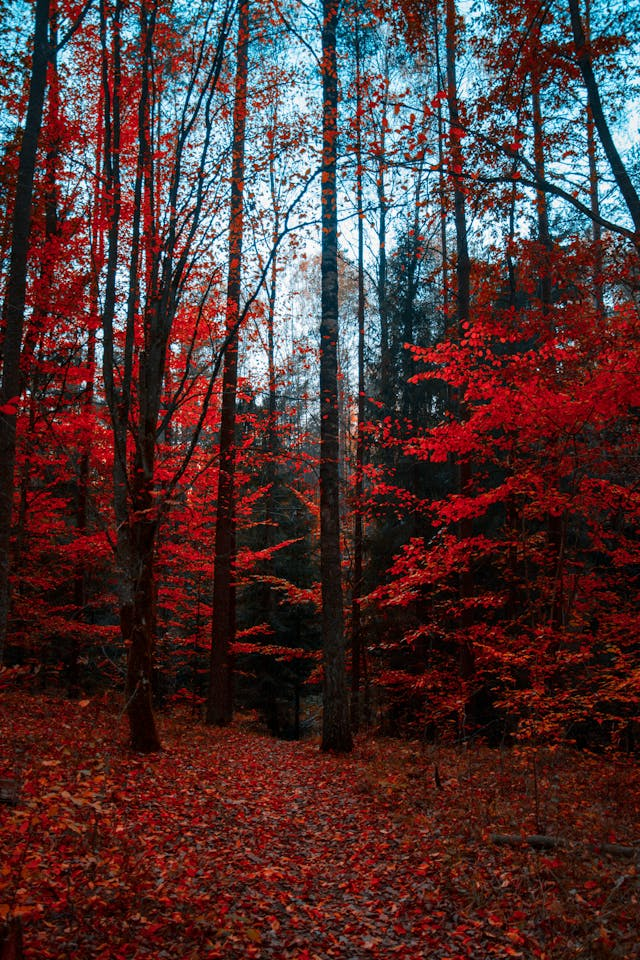
#> input picture samples/images/nature_1.jpg, 640 x 960 px
$ python gradients.py
#> lines starting #> are read from the running program, lines starting #| are printed output that depends on the picture; after the words box and inside, x2 and y2 are one past the last pixel; in counts of white or black regions, pixels touching at a corner belong together
import cv2 as cv
import numpy as np


# read the image
img = cv.imread('samples/images/nature_1.jpg')
#> img is the input picture: shape (960, 640, 3); mean B, G, R 51.6, 51.3, 77.8
# show the image
cv.imshow('original__img', img)


# convert the image to grayscale
gray = cv.cvtColor(img, cv.COLOR_BGR2GRAY)
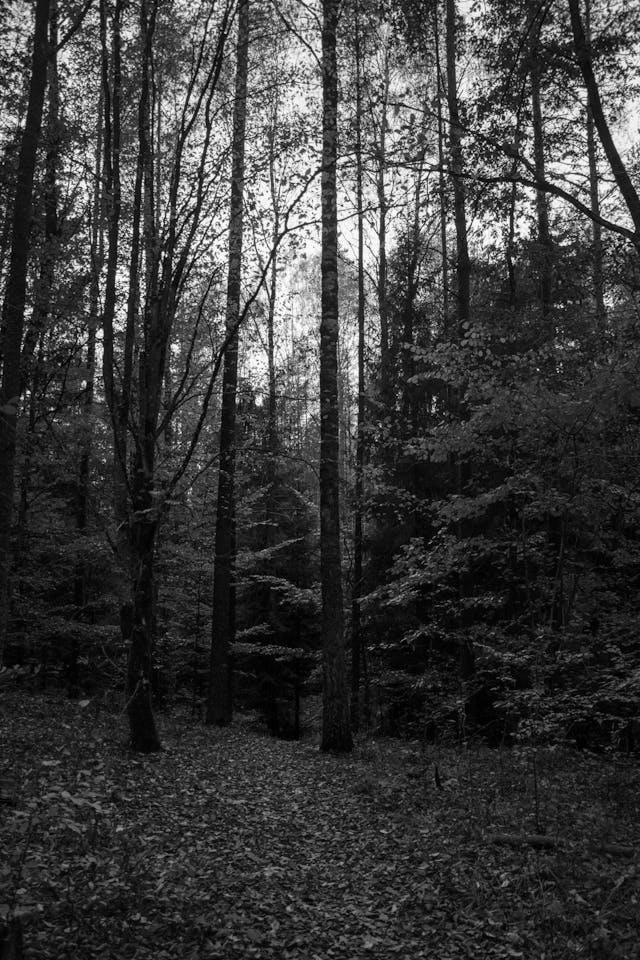
#> gray: shape (960, 640); min 0, max 255, mean 59.3
cv.imshow('gray_img', gray)


# laplacian
lap = cv.Laplacian(gray, cv.CV_64F)
lap = np.uint8(np.absolute(lap))
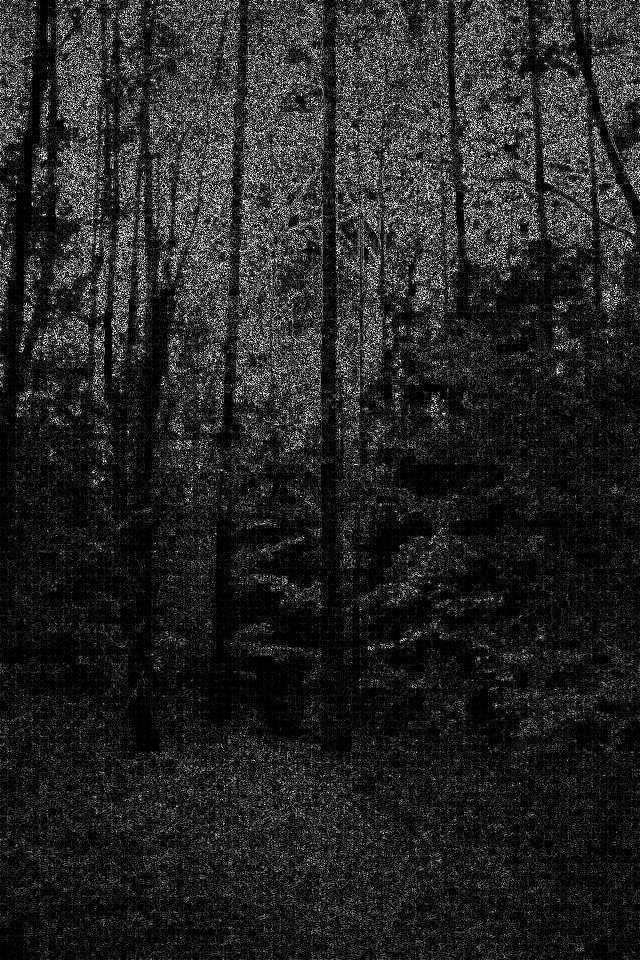
#> lap: shape (960, 640); min 0, max 255, mean 37.3
cv.imshow('laplacian', lap)


# sobel
sobel_x = cv.Sobel(gray, cv.CV_64F, 1, 0)
sobel_y = cv.Sobel(gray, cv.CV_64F, 0, 1)
combined_sobel = cv.bitwise_or(sobel_x, sobel_y)
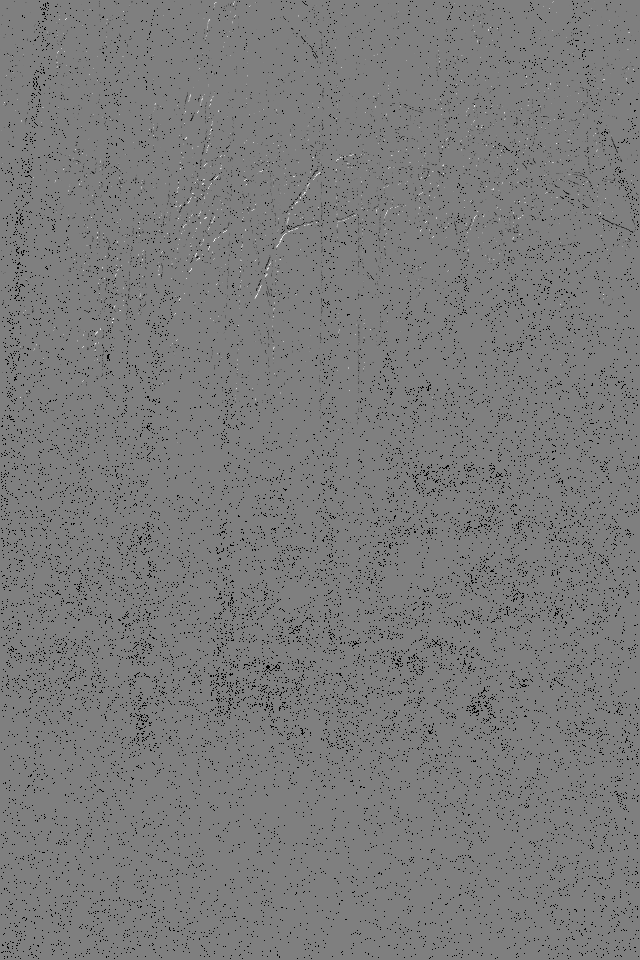
#> combined_sobel: shape (960, 640) float64; 3.02% of the values are NaN or infinite; the others: min -130944, max 130944, mean -357.2; drawn with min black, max white, NaN and infinite black


# canny
canny = cv.Canny(gray, 150, 175)
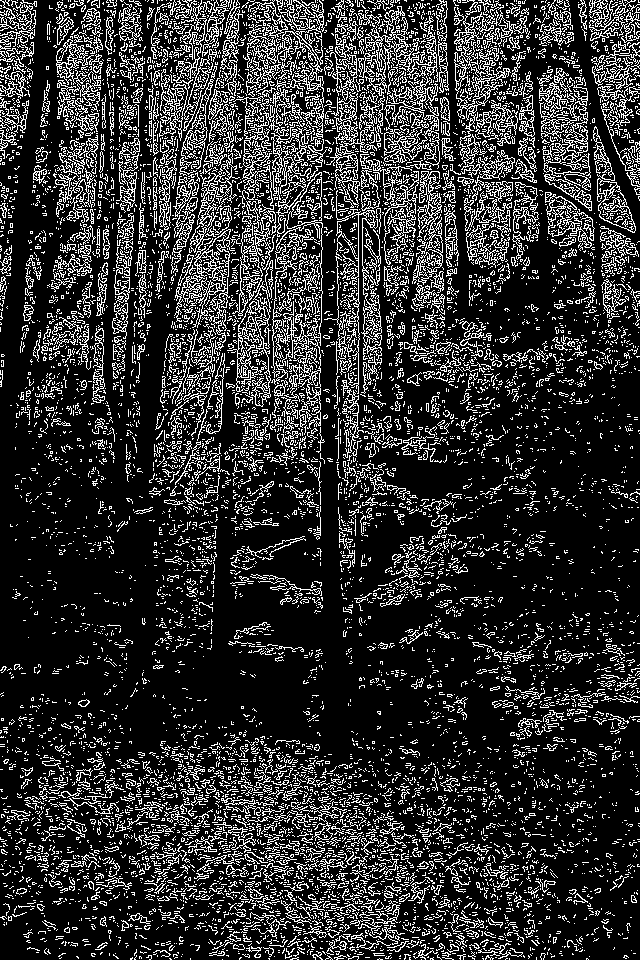
#> canny: shape (960, 640); 18.6% white in thin lines or dots


cv.imshow('sobel__x', sobel_x)
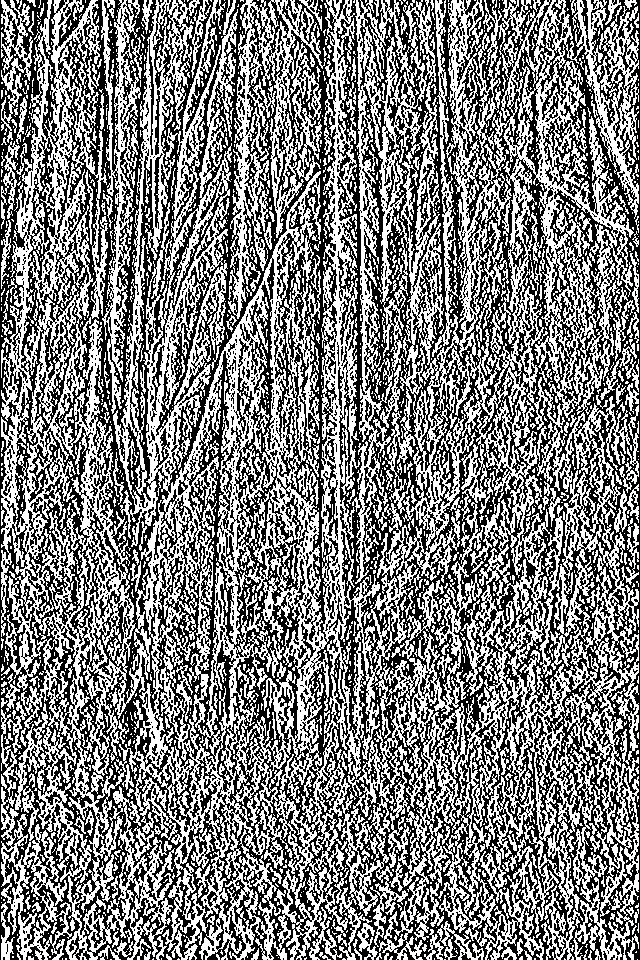
#> window 'sobel__x': shape (960, 640); 49.4% white in thin lines or dots
cv.imshow('sobel__y', sobel_y)
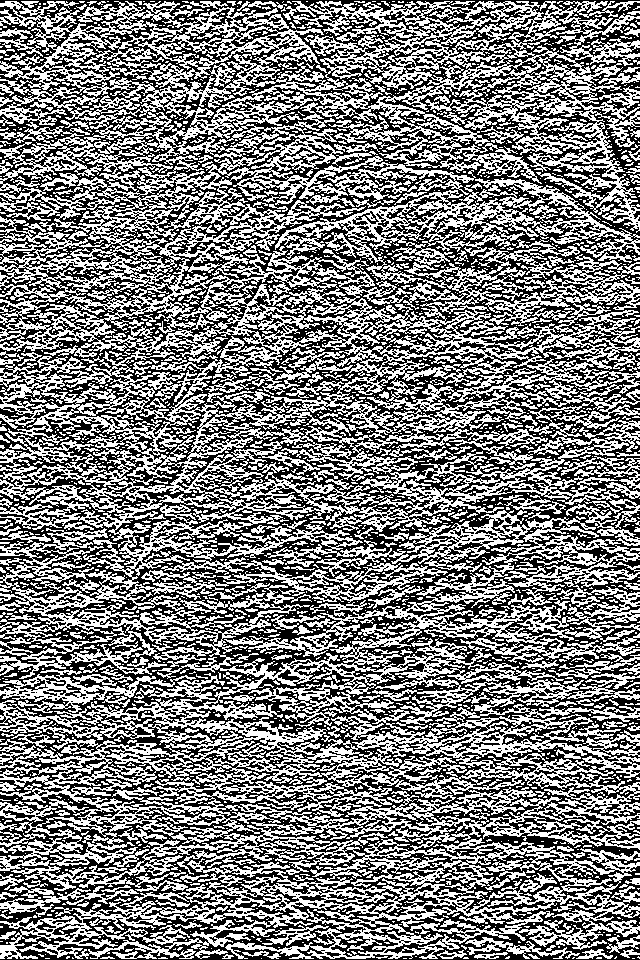
#> window 'sobel__y': shape (960, 640); 48.9% white in thin lines or dots
cv.imshow('sobel__combined', combined_sobel)
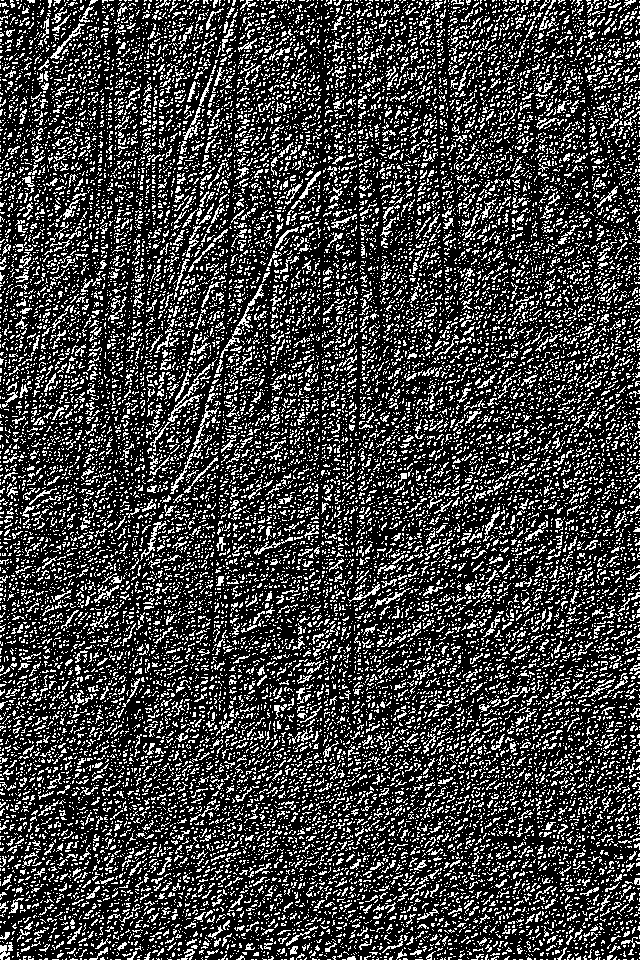
#> window 'sobel__combined': shape (960, 640); 25% white in thin lines or dots
cv.imshow('canny__img', canny)


cv.waitKey(0)

$ run again, with samples/images/butterfly_1.jpg copied over samples/images/nature_1.jpg
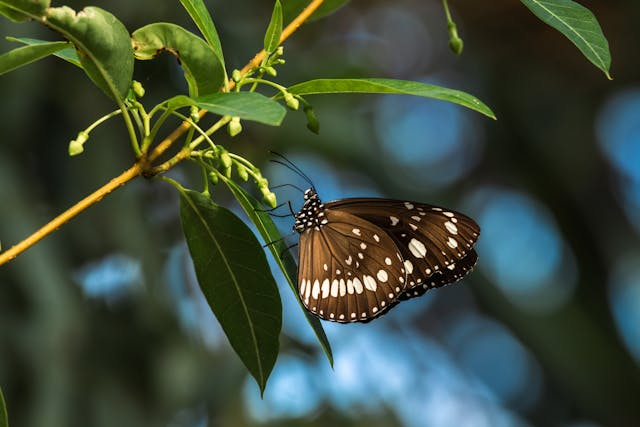
#> input picture samples/images/butterfly_1.jpg, 640 x 427 px
#> img is the input picture: shape (427, 640, 3); mean B, G, R 58.7, 75.1, 61.7
#> `canny = cv.Canny(gray, 150, 175)`:
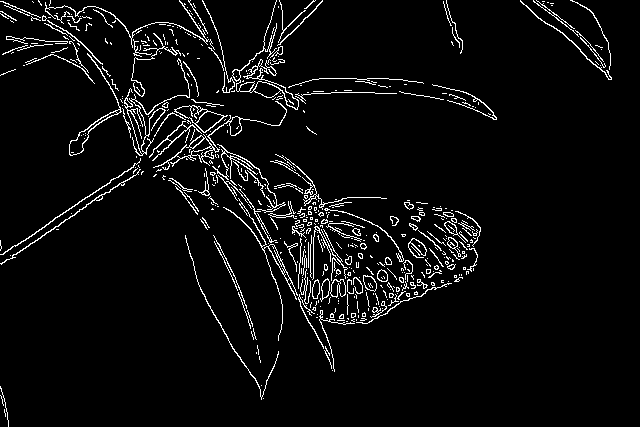
#> canny: shape (427, 640); 4.7% white in thin lines or dots
#> `cv.imshow('sobel__combined', combined_sobel)`:
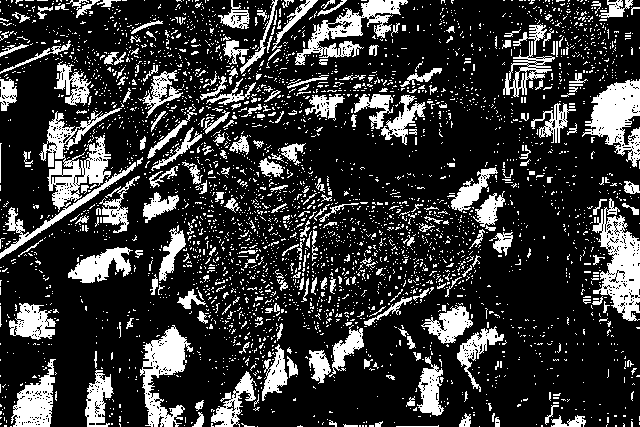
#> window 'sobel__combined': shape (427, 640); 21.3% white; 3662 white regions (3412 under 20 px), largest, box (x1, y1, x2, y2) and area: (39, 108, 122, 212) 2945, (592, 198, 640, 321) 2893, (582, 79, 640, 167) 2621

$ run again, with samples/images/city_1.jpg copied over samples/images/nature_1.jpg
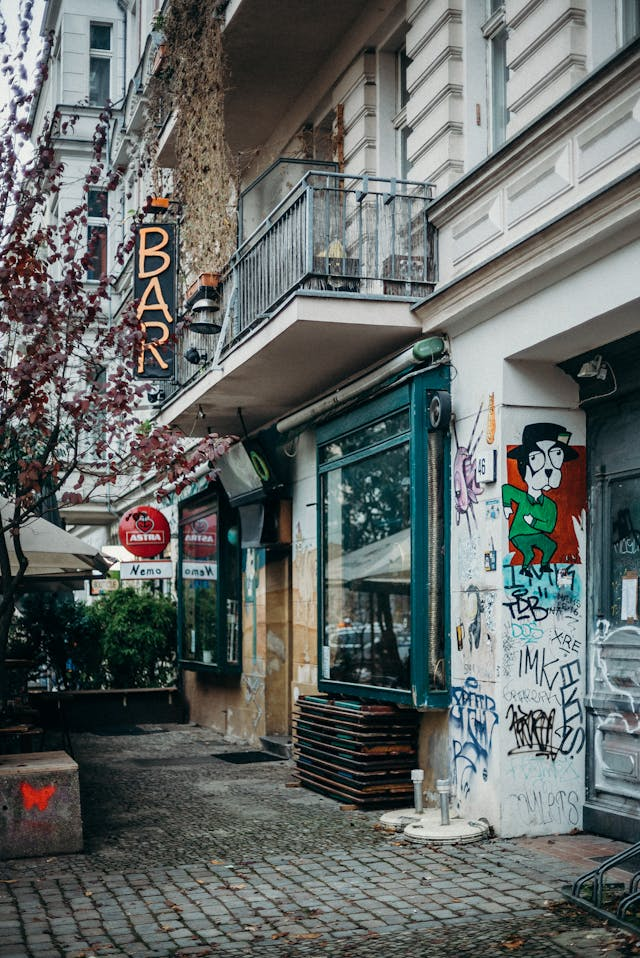
#> input picture samples/images/city_1.jpg, 640 x 958 px
#> img is the input picture: shape (958, 640, 3); mean B, G, R 102.5, 104.4, 98.9
#> `canny = cv.Canny(gray, 150, 175)`:
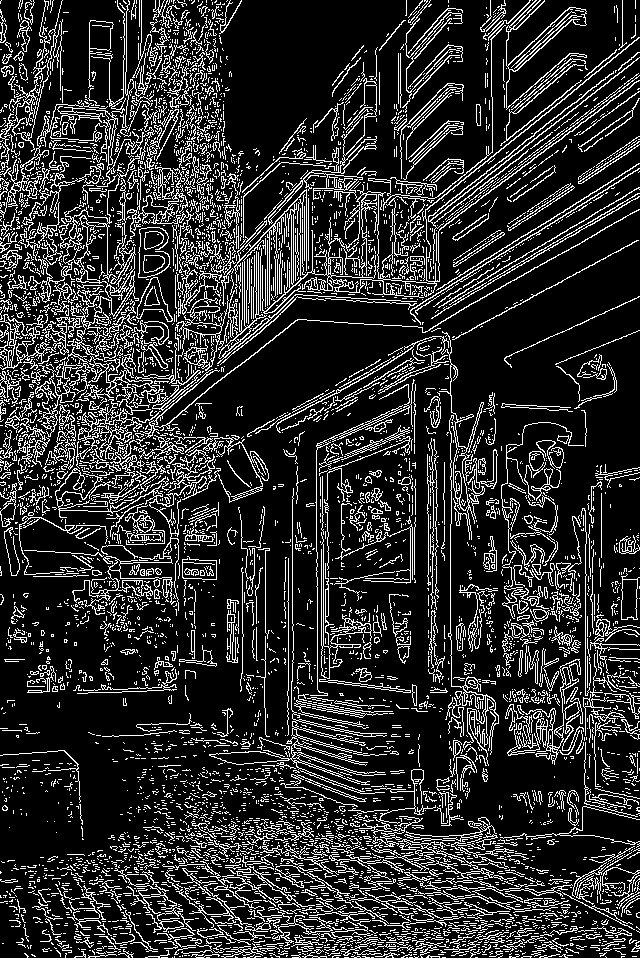
#> canny: shape (958, 640); 17.7% white in thin lines or dots
#> `cv.imshow('sobel__combined', combined_sobel)`:
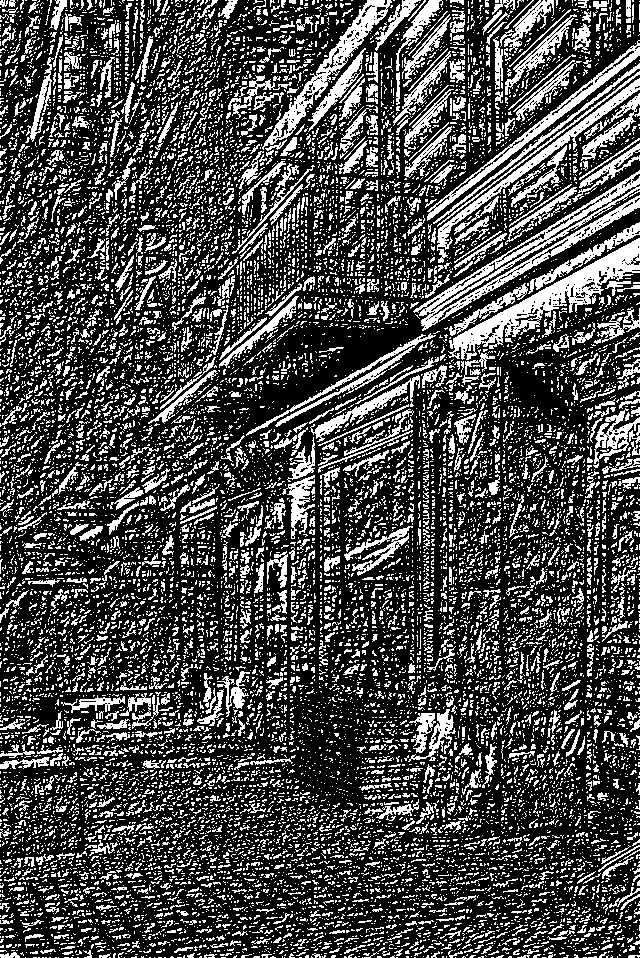
#> window 'sobel__combined': shape (958, 640); 28.7% white in thin lines or dots

$ run again, with samples/images/face_1.jpg copied over samples/images/nature_1.jpg
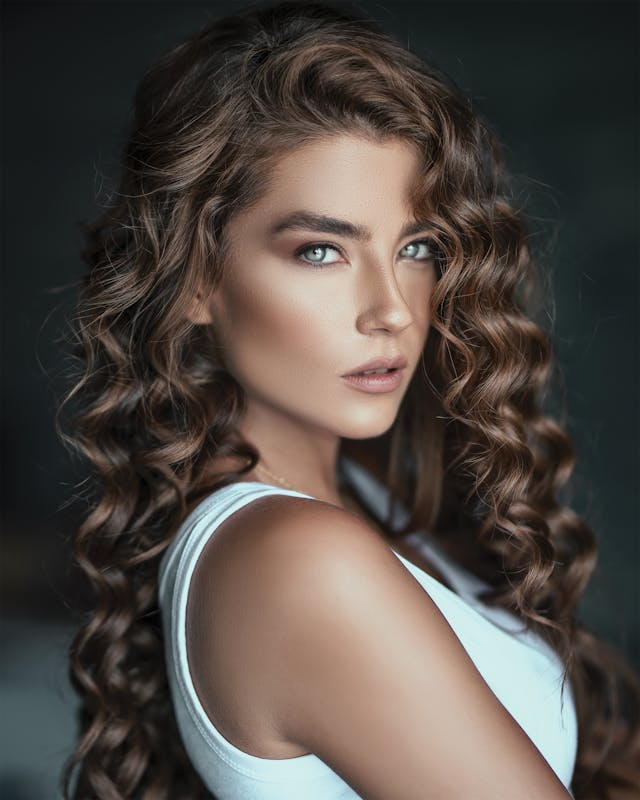
#> input picture samples/images/face_1.jpg, 640 x 800 px
#> img is the input picture: shape (800, 640, 3); mean B, G, R 67.9, 73.6, 81.2
#> canny: shape (800, 640); 3.1% white in thin lines or dots, all inside (x1, y1, x2, y2) = (59, 21, 578, 800)
#> `cv.imshow('sobel__combined', combined_sobel)`:
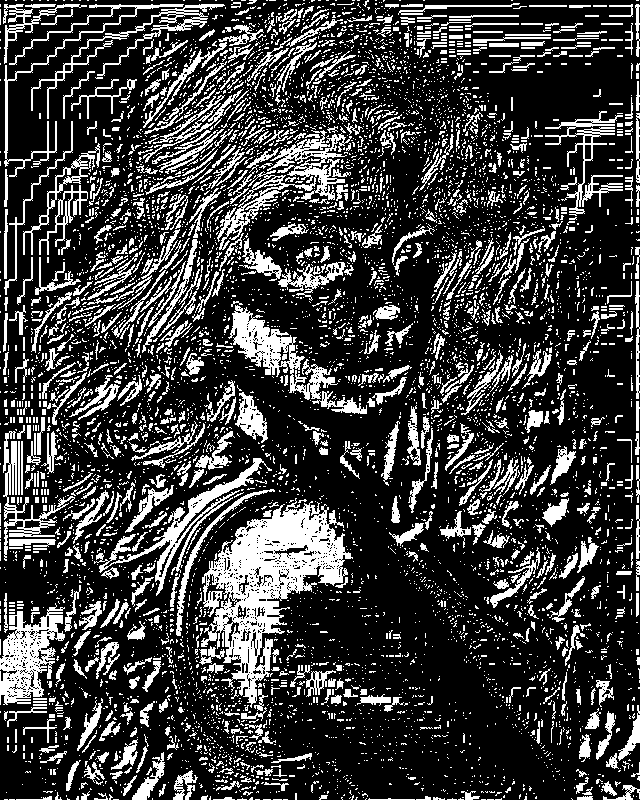
#> window 'sobel__combined': shape (800, 640); 24.1% white; 6611 white regions (5736 under 20 px), largest, box (x1, y1, x2, y2) and area: (201, 498, 353, 708) 11960, (0, 603, 65, 705) 3352, (217, 130, 352, 250) 3119
